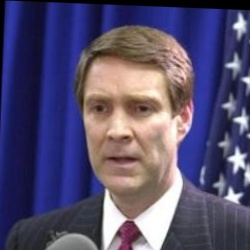
#> input picture ml/dataset atelier 4/Bill_Frist/Bill_Frist_0001.jpg, 250 x 250 px
$ python -i liveness_service.py   (imports and definitions only)   (older library calls are emulated)
#> lines starting #> are read from the running program, lines starting #| are printed output that depends on the picture; after the words box and inside, x2 and y2 are one past the last pixel; in counts of white or black regions, pixels touching at a corner belong together
import cv2
import numpy as np
from PIL import Image

class LivenessService:
    def __init__(
        self,
        blur_min_threshold: float = 14.0,     # Rejects severely out-of-focus prints or blank frames
        chroma_min_threshold: float = 2.2,    # Rejects flat monochrome prints / paper
        moire_display_threshold: float = 0.65, # Rejects digital display / mobile screen subpixel grids
        specular_glare_threshold: float = 0.05 # Rejects screen glass specular glare patches
    ):
        self.blur_min_threshold = blur_min_threshold
        self.chroma_min_threshold = chroma_min_threshold
        self.moire_display_threshold = moire_display_threshold
        self.specular_glare_threshold = specular_glare_threshold

    def evaluate_liveness(self, pil_image: Image.Image) -> tuple[bool, float, str]:
        """
        Multimodal passive anti-spoofing engine:
        1. Rectangular Device Bezel & Straight Edge Detection: Detects phone borders.
        2. Screen Glass Specular Glare: Detects reflective phone screen glass hotspots.
        3. High Frequency FFT & Moire: Detects digital display subpixel grid interference.
        4. Laplacian Focus: Detects blurred/flat printouts.
        5. YCrCb Chrominance: Detects black-and-white or desaturated paper prints.

        Returns: (is_live: bool, confidence_score: float [0-1], message: str)
        """
        # Convert PIL to OpenCV BGR and Grayscale
        cv_img = cv2.cvtColor(np.array(pil_image), cv2.COLOR_RGB2BGR)
#> cv_img is the input picture: shape (250, 250, 3); mean B, G, R 111.3, 79.6, 86.9
        gray = cv2.cvtColor(cv_img, cv2.COLOR_BGR2GRAY)
        h, w = gray.shape
#> h = 250; w = 250

        # -------------------------------------------------------------
        # 1. Laplacian Focus & Blur Analysis (Printed Paper / Flat Spoof)
        # -------------------------------------------------------------
        laplacian = cv2.Laplacian(gray, cv2.CV_64F)
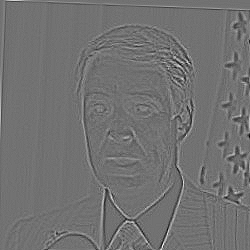
#> laplacian: shape (250, 250) float64; min -110, max 136, mean 0; drawn with min black and max white
        blur_score = float(laplacian.var())
#> blur_score = 145.3

        # -------------------------------------------------------------
        # 2. Color Texture & Chrominance Diversity (Paper Print Attack)
        # -------------------------------------------------------------
        ycrcb = cv2.cvtColor(cv_img, cv2.COLOR_BGR2YCrCb)
#> ycrcb: shape (250, 250, 3); mean of channels 0, 1, 2 85.4, 129.1, 142.6
        y, cr, cb = cv2.split(ycrcb)
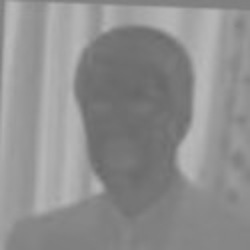
#> cb: shape (250, 250); min 102, max 186, mean 142.6
        chroma_std = float(np.std(cr) + np.std(cb)) / 2.0
#> chroma_std = 16.59

        # -------------------------------------------------------------
        # 3. Mobile Display Frequency Spectrum / Moire Analysis
        # -------------------------------------------------------------
        # Analyze central face ROI so background foliage / roof grids do not trigger false Moire
        center_gray = gray[int(h * 0.15):int(h * 0.85), int(w * 0.15):int(w * 0.85)]
        f_transform = np.fft.fft2(center_gray)
        f_shift = np.fft.fftshift(f_transform)
        magnitude_spectrum = 20 * np.log(np.abs(f_shift) + 1e-6)
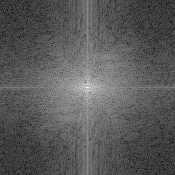
#> magnitude_spectrum: shape (175, 175) float64; min 21.02, max 300, mean 119.2; drawn with min black and max white
        high_freq_ratio = float(np.mean(magnitude_spectrum > 135))
#> high_freq_ratio = 0.274

        # -------------------------------------------------------------
        # 4. Mobile Screen Specular Glare / Glass Reflection Analysis
        # -------------------------------------------------------------
        # Measure specular highlights in the central region (excludes plain background walls)
        center = cv_img[int(h * 0.15):int(h * 0.85), int(w * 0.15):int(w * 0.85)]
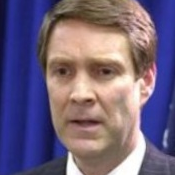
#> center: shape (175, 175, 3); mean B, G, R 124.6, 99.7, 114.7
        b_ch, g_ch, r_ch = cv2.split(center)
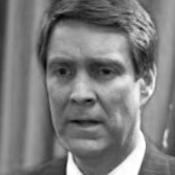
#> b_ch: shape (175, 175); min 4, max 255, mean 124.6
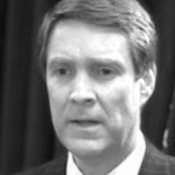
#> r_ch: shape (175, 175); min 12, max 255, mean 114.7
        specular_ratio = float(np.mean((r_ch > 245) & (g_ch > 245) & (b_ch > 245)))
#> specular_ratio = 0.0154

        # -------------------------------------------------------------
        # 5. Rectangular Device Bezel / Screen Edge Detection
        # -------------------------------------------------------------
        edges = cv2.Canny(gray, 50, 150)
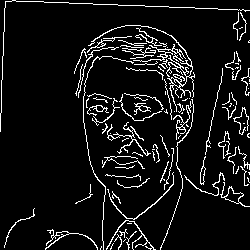
#> edges: shape (250, 250); 7.9% white in thin lines or dots
        lines = cv2.HoughLinesP(edges, 1, np.pi / 180, threshold=70, minLineLength=int(min(h, w) * 0.35), maxLineGap=15)
#> lines = [[8, 1, 217, 8], [197, 188, 222, 70], [0, 131, 4, 8]]

        has_phone_bezel = False
        if lines is not None:
            horiz_count = 0
            vert_count = 0
            for line in lines:
                coords = line.flatten()
                if len(coords) >= 4:
                    x1, y1, x2, y2 = coords[0], coords[1], coords[2], coords[3]
                    angle = abs(np.arctan2(y2 - y1, x2 - x1) * 180 / np.pi)
                    if (angle <= 10) or (angle >= 170):
                        horiz_count += 1
                    elif (80 <= angle <= 100):
                        vert_count += 1
#> this loop made 3 passes
#> (x1, y1, x2, y2, angle, horiz_count) on pass 1: (8, 1, 217, 8, 1.92, 1)
#> (x1, y1, x2, y2, angle, vert_count) on pass 3: (0, 131, 4, 8, 88.14, 1)
#> after the loop, horiz_count = 1; vert_count = 1
            # A physical device frame/bezel forms a 2D bounding rectangle with both vertical and horizontal borders
            if (horiz_count >= 1 and vert_count >= 2) or (horiz_count >= 2 and vert_count >= 1):
                has_phone_bezel = True

        # -------------------------------------------------------------
        # Aggregate Liveness Score Calculation
        # -------------------------------------------------------------
        norm_blur = min(1.0, blur_score / 120.0)
#> norm_blur = 1
        norm_chroma = min(1.0, chroma_std / 15.0)
#> norm_chroma = 1
        norm_moire = max(0.0, 1.0 - (high_freq_ratio / 0.70))
#> norm_moire = 0.608
        norm_glare = 1.0 if not has_phone_bezel else max(0.0, 1.0 - (specular_ratio / 0.05))
#> norm_glare = 1

        liveness_score = round(float(0.35 * norm_blur + 0.35 * norm_chroma + 0.20 * norm_moire + 0.10 * norm_glare), 3)
#> liveness_score = 0.922

        # -------------------------------------------------------------
        # Anti-Spoofing Rejection Rules
        # -------------------------------------------------------------
        # Check A: Mobile Screen Bezel & Screen Signature (Device Frame in view)
        if has_phone_bezel and (high_freq_ratio > 0.30 or specular_ratio > 0.02):
            return False, liveness_score, "Spoof detected: Mobile phone screen / device frame detected in camera view"

        # Check B: Digital Display Moire Pattern (Requires screen bezel or glassy specular glare)
        if (high_freq_ratio >= 0.92 and specular_ratio > 0.025) or (high_freq_ratio >= 0.85 and has_phone_bezel):
            return False, liveness_score, f"Spoof detected: Digital display screen replay detected (Moire ratio: {high_freq_ratio:.3f})"

        # Check C: Extremely Blurry / Out-of-Focus Monochrome Paper
        if blur_score < self.blur_min_threshold and chroma_std < self.chroma_min_threshold:
            return False, liveness_score, f"Spoof suspected: Flat printed photo detected (Blur: {blur_score:.1f}, Chroma: {chroma_std:.1f})"

        # Passed all liveness checks
        return True, liveness_score, "Live human face verified"

liveness_service = LivenessService()

>>> import cv2
>>> picture = cv2.cvtColor(cv2.imread('../../../ml/dataset atelier 4/Bill_Frist/Bill_Frist_0001.jpg'), cv2.COLOR_BGR2RGB)
>>> result = LivenessService().evaluate_liveness(picture)
#> result = (True, 0.922, 'Live human face verified')

$ run again, on ml/dataset atelier 4/Bill_Frist/Bill_Frist_0002.jpg
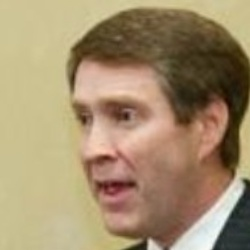
#> input picture ml/dataset atelier 4/Bill_Frist/Bill_Frist_0002.jpg, 250 x 250 px
#> in evaluate_liveness, cv_img is the input picture: shape (250, 250, 3); mean B, G, R 109.1, 141.9, 163
#> blur_score = 25.2
#> ycrcb: shape (250, 250, 3); mean of channels 0, 1, 2 144.4, 141.3, 108.1
#> chroma_std = 6.99
#> high_freq_ratio = 0.156
#> in evaluate_liveness, `b_ch, g_ch, r_ch = cv2.split(center)`:
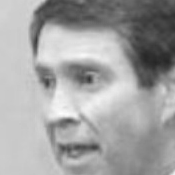
#> r_ch: shape (175, 175); min 37, max 254, mean 162.1
#> specular_ratio = 0
#> in evaluate_liveness, `edges = cv2.Canny(gray, 50, 150)`:
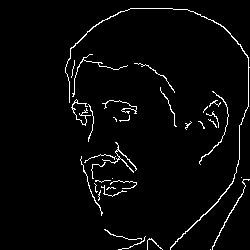
#> edges: shape (250, 250); 3.1% white in thin lines or dots, all inside (x1, y1, x2, y2) = (65, 8, 250, 250)
#> lines = None
#> norm_blur = 0.21
#> norm_chroma = 0.466
#> norm_moire = 0.778
#> norm_glare = 1
#> liveness_score = 0.492
#> result = (True, 0.492, 'Live human face verified')

$ run again, on ml/dataset atelier 4/Bill_Frist/Bill_Frist_0003.jpg
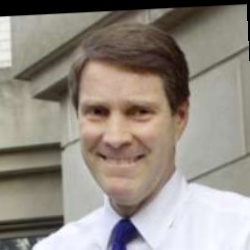
#> input picture ml/dataset atelier 4/Bill_Frist/Bill_Frist_0003.jpg, 250 x 250 px
#> in evaluate_liveness, cv_img is the input picture: shape (250, 250, 3); mean B, G, R 131.2, 139.8, 147.5
#> blur_score = 141.8
#> ycrcb: shape (250, 250, 3); mean of channels 0, 1, 2 141.1, 132.6, 122.4
#> chroma_std = 6.66
#> high_freq_ratio = 0.217
#> in evaluate_liveness, `b_ch, g_ch, r_ch = cv2.split(center)`:
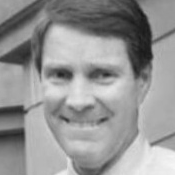
#> r_ch: shape (175, 175); min 22, max 246, mean 148.8
#> specular_ratio = 3.27e-05
#> in evaluate_liveness, `edges = cv2.Canny(gray, 50, 150)`:
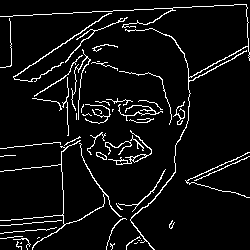
#> edges: shape (250, 250); 6.2% white in thin lines or dots
#> lines = [[0, 16, 244, 4], [13, 77, 112, 11]]
#> the loop in evaluate_liveness, `for line in lines:` made 2 passes
#> (x1, y1, x2, y2, angle, horiz_count) on pass 1: (0, 16, 244, 4, 2.82, 1)
#> after the loop in evaluate_liveness, `for line in lines:`: horiz_count = 1; vert_count = 0
#> norm_blur = 1
#> norm_chroma = 0.444
#> norm_moire = 0.69
#> norm_glare = 1
#> liveness_score = 0.743
#> result = (True, 0.743, 'Live human face verified')

$ run again, on ml/dataset atelier 4/Bill_Frist/Bill_Frist_0004.jpg
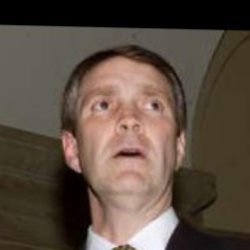
#> input picture ml/dataset atelier 4/Bill_Frist/Bill_Frist_0004.jpg, 250 x 250 px
#> in evaluate_liveness, cv_img is the input picture: shape (250, 250, 3); mean B, G, R 65.6, 76.8, 91.2
#> blur_score = 47.46
#> ycrcb: shape (250, 250, 3); mean of channels 0, 1, 2 79.8, 136.1, 120
#> chroma_std = 6.58
#> high_freq_ratio = 0.188
#> specular_ratio = 0
#> in evaluate_liveness, `edges = cv2.Canny(gray, 50, 150)`:
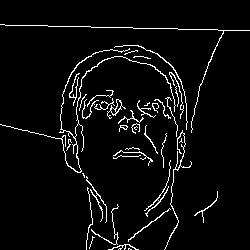
#> edges: shape (250, 250); 4.7% white in thin lines or dots
#> lines = [[5, 25, 132, 27]]
#> the loop in evaluate_liveness, `for line in lines:` made 1 pass
#> (x1, y1, x2, y2, angle, horiz_count) on pass 1: (5, 25, 132, 27, 0.902, 1)
#> after the loop in evaluate_liveness, `for line in lines:`: horiz_count = 1; vert_count = 0
#> norm_blur = 0.395
#> norm_chroma = 0.439
#> norm_moire = 0.731
#> norm_glare = 1
#> liveness_score = 0.538
#> result = (True, 0.538, 'Live human face verified')
